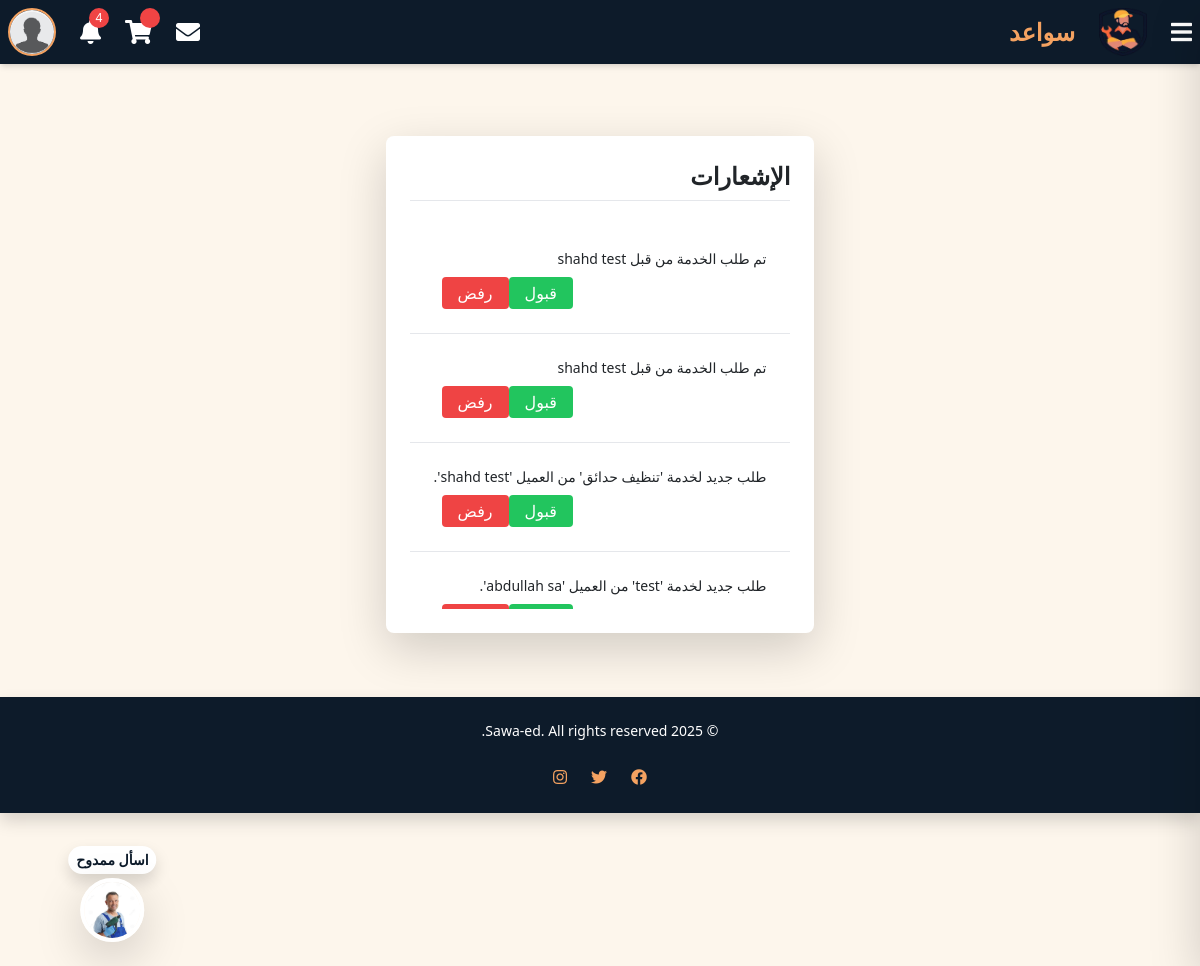
Page /notifications/ (signed in) on the committed database.
### Sawaed_app/models.py (models this page shows, shortened)
class CustomUser(AbstractUser):
    class UserType(models.TextChoices):
        CLIENT = 'client', _('عميل')
        HANDYMAN = 'handyman', _('عامل يدوي') #the name in arabic will be edited later
    user_type = models.CharField(
        max_length=50,
        choices=UserType.choices,
        default=UserType.CLIENT
    )
    phone_regex = RegexValidator(
        regex=r'^\+?1?\d{9,15}$', #a validation on the phone number because its customed
        message="Phone number must be in the format: '+999999999'. Up to 15 digits allowed."
    )
    image = models.ImageField(upload_to='profile_pics/',default='default_profile.jpeg' ,null=True, blank=True)
    phone_number = models.CharField(validators=[phone_regex], max_length=15, unique=True, null=True, blank=True)
    email = models.EmailField(unique=True)
    bio = models.CharField(max_length=500, blank=True, null=True)
    experience = models.TextField(blank=True, null=True)
    field_of_expertise=models.TextField(blank=True, null=True)
    REQUIRED_FIELDS = ['email']
    USERNAME_FIELD = 'username'  # we could change it to email later in the project

class Notifications(models.Model):
    recipient = models.ForeignKey(
        settings.AUTH_USER_MODEL,
        null=True,
        blank=True,
        on_delete=models.SET_NULL,
        related_name="notifications"
        )
    actor = models.ForeignKey(
        settings.AUTH_USER_MODEL,
        null=True,
        blank = True,
        on_delete=models.SET_NULL,
        related_name="actor_notification"
        )
    verb = models.CharField(max_length=40, null=True)
    service_order = models.ForeignKey(
            ServiceOrder,
            on_delete=models.CASCADE,
            null=True,
            blank=True,
            related_name="notifications"
        )
    message = models.TextField(null=True)
    is_read = models.BooleanField(default=False)
    created_at = models.DateTimeField(auto_now_add=True)
    updated_at = models.DateTimeField(auto_now=True)

### Sawaed_app/views.py (the view)
# urls.py: path('notifications/', views.notifications_view, name='notifications'),
@login_required
def notifications_view(request):
    notifications = Notifications.objects.filter(recipient=request.user, is_read=False).order_by('-created_at')
    context= {
        'notifications': notifications
        }
    return render(request, 'notifications.html',context)

### Sawaed_app/context_processors.py (called while the page is built)
def notifications_processor(request):
    if request.user.is_authenticated:
        all_notifications = Notifications.objects.filter(recipient=request.user).order_by('-created_at')
        notifications = all_notifications[:10]
        unread_notifications_count =all_notifications.filter(is_read=False).count()
        return {
            'notifications': notifications,
            'unread_notifications_count': unread_notifications_count,
        }
    return {}

### Sawaed_app/templates/notifications.html (shortened to what this page needs)
{% extends 'index.html' %}
{% block content %}
{% load static %}
    <div class="max-w-2xl mx-auto mt-10 p-6 bg-white rounded-lg shadow-lg">
        <h2 class="text-2xl font-bold mb-4 text-right border-b pb-2">الإشعارات</h2>
        <ul class="overflow-y-auto max-h-96 divide-y">
            {% for notification in notifications %}
            <li class="p-4 hover:bg-[#fdf6ec]">
                {% if user.user_type == "handyman" %}
                <div class="flex flex-col space-y-2">
                    <p class="text-sm">{{ notification.message }}</p>
                    <div class="flex justify-end space-x-2">
                        <form method="post" action="{% url 'update_order_status' notification.service_order.id 'confirmed' %}">
                            <button type="submit"
                                class="bg-green-500 text-white px-3 py-1 rounded hover:bg-green-600 transition">
                                قبول
                            </button>
                        </form>
                        <form method="post" action="{% url 'update_order_status' notification.service_order.id 'rejected' %}">
                            <button type="submit"
                                class="bg-red-500 text-white px-3 py-1 rounded hover:bg-red-600 transition">
                                رفض
                            </button>
                        </form>
                    </div>
                </div>
                {% elif user.user_type == "client" %}
                <p class="text-sm">{{ notification.message }}</p>
                {% endif %}
            </li>
            {% empty %}
            <li class="p-4 text-gray-500 text-center">لا توجد إشعارات جديدة.</li>
            {% endfor %}
        </ul>
    </div>
    {% endblock %}

### Sawaed_app/templates/index.html (shortened to what this page needs)
  {% load static %}
  <!DOCTYPE html>
  <html lang="ar" dir="rtl">
  <head>
    <link href="https://cdnjs.cloudflare.com/ajax/libs/font-awesome/5.15.4/css/all.min.css" rel="stylesheet">
      <script src="https://cdn.tailwindcss.com"></script>
      <link rel="stylesheet" href="https://cdnjs.cloudflare.com/ajax/libs/bootstrap/5.1.3/css/bootstrap.min.css" />
      <link rel="stylesheet" href="{% static 'css/style.css' %}">
      <link href="https://cdnjs.cloudflare.com/ajax/libs/font-awesome/5.15.4/css/all.min.css" rel="stylesheet">
  </head>
  <body class="bg-[#fdf6ec]">
      <nav class="bg-[#0d1b2a] shadow-md p-2 flex justify-between items-center text-white">
        <div class="flex items-center gap-6">
            <button onclick="toggleSidebar()" class="text-white text-2xl">
                <i class="fas fa-bars"></i>
            </button>
            <a href="{% url 'userhome' %}">
                <img class="w-12 h-12" src="{% static 'images/logo.png' %}" alt="Logo">
            </a>
            <a id="logo-anchor" href="{% url 'userhome' %}" class="text-2xl font-bold text-[#f4a261]">
                سواعد
            </a>
        </div>
        <div class="flex items-center gap-6">
            {% if user.is_authenticated %}
            <div class="relative">
              <a href="{% url 'inbox' %}" class="text-white hover:text-[#f4a261] transition">
                  <i class="fas fa-envelope text-2xl"></i>
              </a>
          </div>
            <div class="relative">
                <a href="{% url 'cart' %}" class="text-white hover:text-[#f4a261] transition">
                    <i class="fas fa-shopping-cart text-2xl"></i>
                    <span class="absolute -top-2 -right-2 bg-red-500 text-white text-xs rounded-full w-5 h-5 flex items-center justify-center">{{ cart_count }}</span>
                </a>
            </div>
            <div class="relative">
              <button id="notificationsButton" class="text-white hover:text-[#f4a261] transition relative">
                  <i class="fas fa-bell text-2xl"></i>
                  {% if unread_notifications_count > 0 %}
                  <span class="absolute -top-2 -right-2 bg-red-500 text-white text-xs rounded-full w-5 h-5 flex items-center justify-center">
                      {{ unread_notifications_count }}
                  </span>
                  {% endif %}
              </button>
            </div>
            <div class="relative">
                <img src="{{ user.image.url }}" alt="Profile" class="w-12 h-12 rounded-full border-2 border-[#f4a261] cursor-pointer"
                    onerror="this.onerror=null;this.src='{% static 'images/profile.png' %}'" id="userProfileImage">
            </div>
            {% endif %}
        </div>
    </nav>
<a href="{% url 'chat-ui' %}"
class="fixed bottom-6 left-6 transform translate-x-1/2 z-50 flex flex-col items-center space-y-1 text-sm font-semibold text-[#0d1b2a] hover:scale-105 transition-transform"
target="_blank" rel="noopener">
<span class="bg-white px-2 py-1 rounded-full shadow text-center">اسأل ممدوح</span>
<div class="w-16 h-16 rounded-full shadow-lg border-4 border-white overflow-hidden">
 <img src="{% static 'images/mamdouh.jpg' %}"
      alt="Chatbot Icon"
      class="w-full h-full object-cover">
</div>
</a>
      <main class="flex flex-col items-center justify-center p-8">
          {% block content %}{% endblock %}
      </main>
  <footer class="bg-[#0d1b2a] shadow p-4 text-white mt-8">
      <div class="flex flex-col items-center justify-center text-center">
          <div class="text-sm mb-4">
              <p>&copy; 2025 Sawa-ed. All rights reserved.</p>
          </div>
          <div class="flex items-center gap-4">
              <a href="https://www.facebook.com" target="_blank" class="text-[#f4a261] hover:text-[#e76f51]">
                  <i class="fab fa-facebook"></i>
              </a>
              <a href="https://www.twitter.com" target="_blank" class="text-[#f4a261] hover:text-[#e76f51]">
                  <i class="fab fa-twitter"></i>
              </a>
              <a href="https://www.instagram.com" target="_blank" class="text-[#f4a261] hover:text-[#e76f51]">
                  <i class="fab fa-instagram"></i>
              </a>
          </div>
      </div>
  </footer>
  </body>
  </html>

### Sawaed_app/static/css/style.css (style rules this page uses)
a { text-decoration: none; color: #0d1b2a; text-decoration: none; transition: 0.4s ease; }
#logo-anchor { color: #f4a261; }

### rows in the picture
CustomUser: image (placeholder picture)
Notifications: message "تم طلب الخدمة من قبل shahd test"
Notifications: message "تم طلب الخدمة من قبل shahd test"
Notifications: message "طلب جديد لخدمة 'تنظيف حدائق' من العميل 'shahd test'."
Notifications: message "طلب جديد لخدمة 'test' من العميل 'abdullah sa'."

### other values in the picture
{{ unread_notifications_count }} "4"
